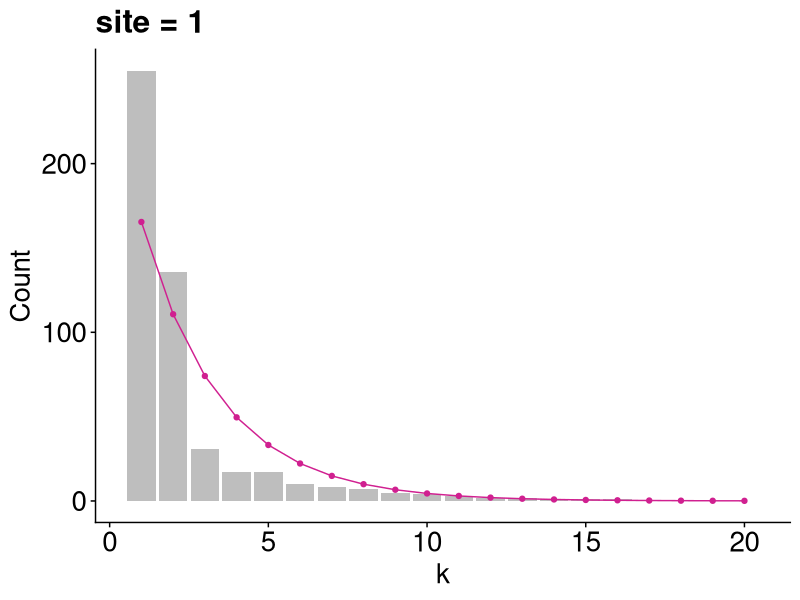
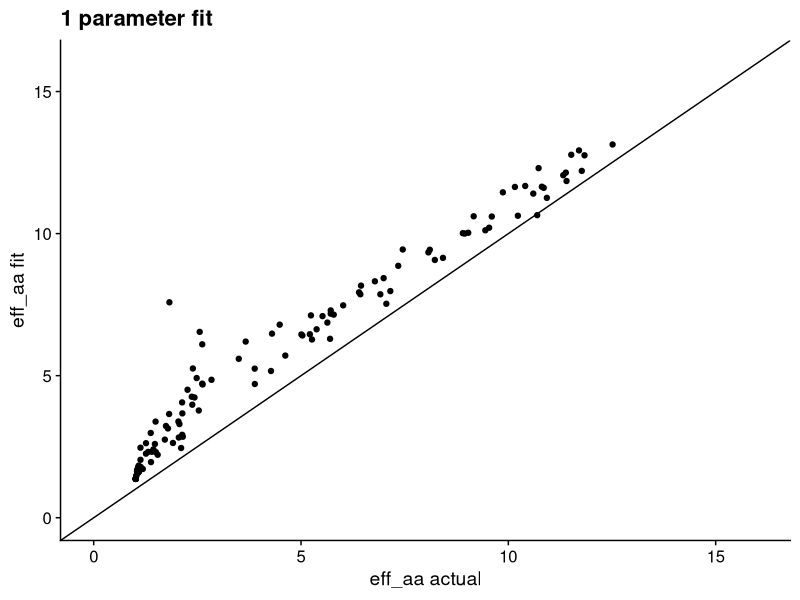
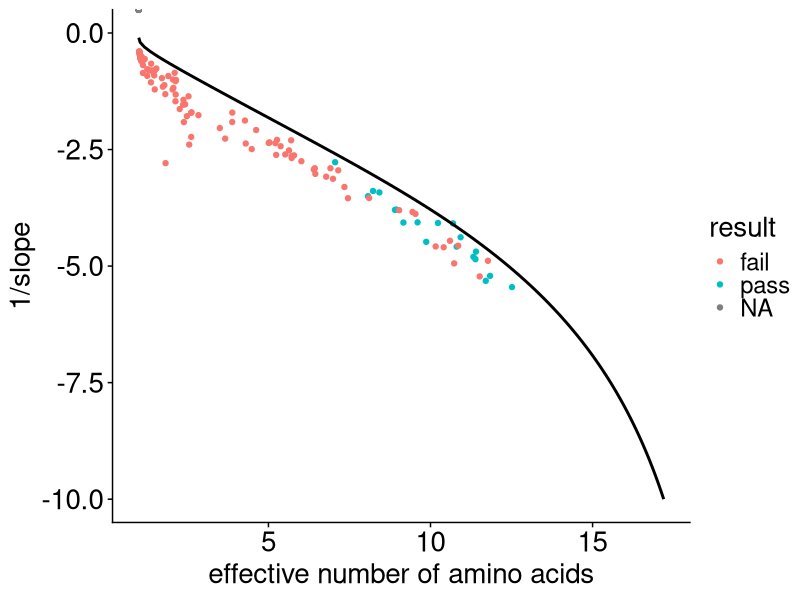

Reproduce these figures in R, in order.
# fit linear model to normalized, log-transformed data
# set intercept to 0, only fitting 1 parameter (slope)

library(tidyverse)
library(stringr)
library(cowplot)
library(broom)
theme_set(theme_cowplot())


# mean chi square
# does one dist systematically fit better
# aic or lrt to see if increase in parameter is worth it
# distribution of chi square

# read in data
alignment <-read_csv("data/simulated/results_1B4T_A_evolved_split.csv", col_types = cols(.default = "c")) 

# tidy data used for null
alignment %>% 
  mutate(sequence = as.numeric(1:nrow(alignment)) ) %>% 
  gather(key = "site", value = "aa", 1:153) -> tidy_align  

tidy_align$site = as.numeric(tidy_align$site) 

#tidy_align %>% filter(sequence <= 100) -> tidy_align

#---------- ACTUAL DISTRIBUTION ----------
# determine the number of each AA at each site
tidy_align %>% 
  group_by(site, aa) %>% 
  summarize(count = n()) -> site_aa_count

empty_counts <- data_frame(aa = c('A', 'C', 'D', 'E', 'F', 'G', 'H', 'I', 'K', 'L', 'M', 'N', 'P', 'Q', 'R', 'S', 'T', 'V', 'W', 'Y'), 
                           count = rep(0, 20))

# 1. First write a function that can take a data frame with amino acids at one site, and return a data frame with counts, including zeros.
count_by_site <- function(site_df) {
  site_df %>% 
    group_by(aa) %>% 
    summarize(count = n()) -> counts
  full_join(counts, anti_join(empty_counts, counts, by = 'aa'))
}

# 2. Then call that function for all sites and combine the resulting data frames.
tidy_align %>% nest(-site) %>%
  mutate(counts = map(data, count_by_site)) %>%
  dplyr::select(-data) %>%   # use sessionInfo() to find what packages are loaded, conflicted package to give warnings
  unnest() -> all_count


#----------- ESTIMATED DISTRIBUTION ------------
# USING ONLY OBSERVED AA
# order aa by relative frequency
all_count %>%
  arrange(all_count$site, desc(count)) -> ordered_count

# make the categorical variable (aa) numerical (k) by numbering aa's 1-20 in order of freq
ordered_count %>%
  group_by(site) %>%
  mutate(k = as.numeric(1:20)) -> ordered_count

# remove aa with zero values
ordered_count %>%
  filter(count > 0) -> observed_aa

# count relative to most frequent - rescale to 1 for highly conserved sites
observed_aa %>%
  group_by(site) %>%
  mutate(rel_count = count/max(count)) -> observed_aa

# log-transformed data
observed_aa %>%
  mutate(ln_count = log(rel_count)) -> observed_aa 

# fit to a linear function, using map and BROOM 
# SET INTERCEPT TO 0
observed_aa %>% nest(-site) %>%
  mutate(fit = map(data, ~ lm(ln_count ~ 0 + k, data = .)),
         #intercept = map_dbl(fit, ~ (.)$coefficients[1]),
         slope = map_dbl(fit, ~ (.)$coefficients[1])) %>% 
  select(-data, -fit) -> observed_fits

# data frame with slope from linear fit to log transformed data - slope = gamma, intercept = 0
#head(observed_fits)

# visualize the distribution (at a given site) with linear fits
# NOTE: sites that are highly conserved for a single aa still look exponential in log scale (see sites 3 and 9 as example) 3, 6, 33
ordered_count %>%
  group_by(site) %>%
  mutate(rel_count = count/max(count)) -> ordered_count
ordered_count %>%
  mutate(ln_count = log(rel_count)) -> ordered_count

# library(forcats)
# ordered_count %>%
#   filter(site==77) %>%
#   ggplot() +
#   #geom_bar(aes(x = fct_inorder(aa), y = count), stat = 'identity') +
#   geom_point(aes(x = fct_inorder(aa), y = ln_count)) +
#   geom_abline(intercept = 0, slope = -0.2046281) + # NOTE: look up slope from ordered_fits dataframe
#   xlab("ordered aa") +
#   ylab("ln(count)") +
#   theme(text = element_text(size = 40),
#         axis.text = element_text(size = 40))
# 


ordered_count %>% 
  left_join(observed_fits, by = "site") %>%
  mutate(est_dist = slope*exp(k*slope)) -> ordered_count

# rescale to compare w raw count
ordered_count %>%
  group_by(site) %>%
  mutate(est_rel = est_dist/sum(est_dist)) %>%
  mutate(est_count = sum(count)*est_rel) -> ordered_count

#ordered_count %>% filter(site == 78) -> plot_df 
#plot_df$aa <- factor(plot_df$aa, levels = plot_df$aa[order(plot_df$k)])

# visual comparison
# ordered_count %>%
#   filter(site == 10) %>%
#   ggplot(aes(x = k)) +
#   geom_bar(aes(y = count), fill = "grey", stat='identity') +
#   geom_point(aes(y = est_count, color = "violetred")) +
#   geom_line(aes(y = est_count, color = "violetred"), size = 1) 
#   scale_color_manual(name = "distribution",
#                      values = c("grey" = "grey", "violetred" = "violetred"),
#                      labels = c("actual", "estimated"))  +
#   labs(x = "amino acids ranked, k", y = "count") +
#   theme(legend.position = "none",
#         text = element_text(size = 40),
#         axis.text = element_text(size = 40)) 



#------- CHI-SQUARED: ACTUAL VS. ESTIMATED DIST -------
# use raw count
ordered_count %>% nest(-site) %>%
  mutate(chisq = map(data, ~ sum(((.$count - .$est_count)^2)/.$est_count)),
         p_value = map_dbl(chisq, ~ pchisq(., 18, lower.tail=FALSE))) %>% 
  select(-data) %>%
  mutate(p.adjusted = p.adjust(p_value, method= "fdr")) -> chisq_results

chisq_results %>%
  mutate(result = "pass") -> chisq_results

# REMOVE conserved sites with a single aa
chisq_results %>% 
  filter(p_value != "NaN") -> chisq_results

chisq_results$result[chisq_results$p_value < 0.05] <- "fail"

chisq_results %>% filter(result == "fail") %>% nrow()/nrow(chisq_results)
chisq_results$chisq <- as.numeric(chisq_results$chisq)

#test manually for a few sites
#df1 <- filter(ordered_count, site == 1)
#chisq1 <- sum((df1$count - df1$est_count)^2/df1$est_count)
#pchisq(chisq1, 18, lower.tail = FALSE)


ordered_count %>%
  filter(site == 1) %>%
  ggplot(aes(x = k)) +
    geom_bar(aes(y = count, fill = "actual"), fill = "grey", stat='identity') +
    geom_point(aes(y = est_count, color = "Estimated")) +
    geom_line(aes(y = est_count, color = "Estimated")) +
    scale_color_manual(" ", values = c("actual" = "grey", "Estimated" = "violetred"))  +
    scale_fill_manual(" ", values = "grey")  +
    theme(legend.position = "none") +
    labs(x = "k", y = "Count") +
    theme(text = element_text(size = 20),
          axis.text = element_text(size = 20)) +
  ggtitle("site = 1") 


#------- EFFECTIVE NUMBER OF AMINO ACIDS --------
# site_aa_count is actual dist. DOES NOT CONTAIN AA AT ZERO

# eff aa for actual distribution
observed_aa %>%
  group_by(site) %>%
  mutate(frequency = (count)/sum(count)) -> site_aa_freq

site_aa_freq %>% 
  mutate(flnf = frequency*log(frequency)) %>%
  group_by(site) %>% 
  summarize(entropy = -sum(flnf),
            eff_aa = exp(entropy),
            n = length(unique(aa))) -> eff_aa_all

# eff aa for estimated distribution
ordered_count %>% 
  group_by(site) %>%
  mutate(freq = (est_count)/sum(est_count)) -> site_aa_freq_2
site_aa_freq_2 %>% 
  mutate(flnf = freq*log(freq)) %>%
  group_by(site) %>%
  summarize(entr = -sum(flnf),
            eff_aa_est = exp(entr)) -> eff_aa_all_est

left_join(eff_aa_all, eff_aa_all_est) -> compare_eff_aa

ggplot(compare_eff_aa, aes(x=eff_aa, y=eff_aa_est)) + geom_point() +
  geom_abline(slope = 1, intercept = 0) + xlim(0,16) + ylim(0,16) + 
  labs(title = "1 parameter fit", x = "eff_aa actual", y = "eff_aa fit") 


#------- RELATIONSHIP BETWEEN GAMMA & EFF AA -------
observed_fits %>%
  left_join(eff_aa_all) %>% 
  select(site, slope, eff_aa)-> gam_v_effaa

gam_v_effaa %>%
  left_join(chisq_results) %>% 
  select(site, slope, eff_aa, result) -> gam_v_effaa

# observed_fits %>%
#   left_join(eff_aa_all) %>% 
#   select(site, slope, eff_aa) %>%
#   left_join(observed_chi) %>% 
#   select(site, slope, eff_aa, result) -> obs_gam_v_effaa

# theoretical prediction
# neff <- function(lambda) {
#   pi <- exp(-lambda*(0:19))
#   C <- sum(pi)
#   pi <- pi/C
#   exp(-sum(pi*log(pi)))
# }
# 
# df_theory <- data.frame(lambda = (0:100)/10, ne = vapply((0:100)/10, neff, numeric(1)))

neff2 <- function(lambda_inv) {
  lambda <- 1/lambda_inv
  pi <- lambda*exp(-lambda*(0:19))
  C <- sum(pi)
  pi <- pi/C
  exp(-sum(pi*log(pi)))
}

df_theory2 <- data.frame(lambda_inv = (0:-100)/10, ne = vapply((0:-100)/10, neff2, numeric(1)))

ggplot(gam_v_effaa, aes(x = eff_aa, y = 1/slope)) + 
  geom_point(aes(color = result)) +
  #geom_line(data = df_theory, aes(ne, -1/lambda), inherit.aes = FALSE) +
  geom_line(data = df_theory2, aes(ne, lambda_inv), inherit.aes = FALSE, size = 1) +
  #ggtitle("1B4T_A") +
  #ylim(-10,1000) ++
  labs(x = "effective number of amino acids", y = "1/slope") +
  theme(legend.position = "right",
        text = element_text(size = 20),
        axis.text = element_text(size = 20))  #-> plot1
